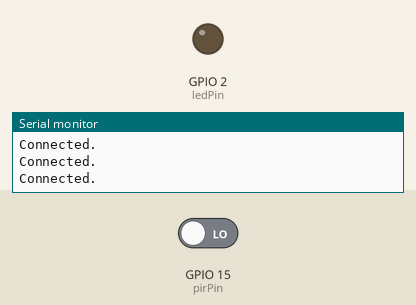
Recording of a sketch running on a simulated ESP32. On the bench: output pins drawn as LEDs (lit = HIGH), the last lines printed to the serial monitor. Inputs (shaded band) come from the test bench; at power-on: GPIO 15 (pirPin) LOW. WiFi joins after 1.5 s; servers stay silent unless stated.

Above: at 9.0 s.
9.1 s: GPIO 15 (pirPin) driven HIGH
At 10.7 s:
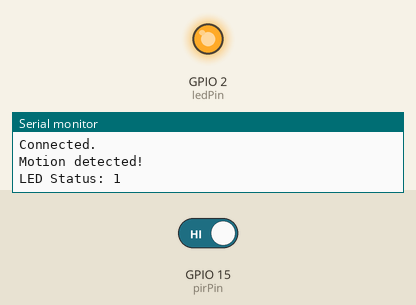
11.9 s: GPIO 15 (pirPin) driven LOW
At 14.4 s:
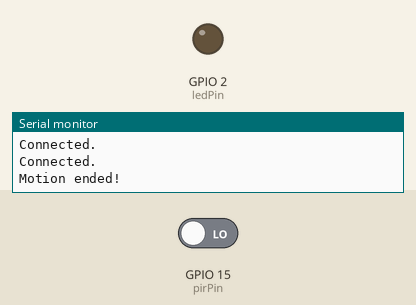
Timing chart, 0 to 15.9 s (numbered marks = the images above; inputs shaded):
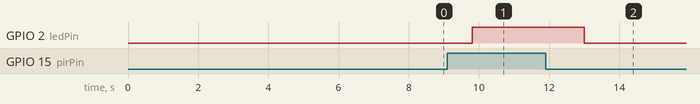

The sketch:

10_PIR_motion_sensor.ino
```cpp
#include "ThingSpeak.h"
#include "WiFi.h"

char ssid[] = "JioFiber-dq6nd";
char pass[] = "anshularchanaanjali";

int ledPin = 2; // choose the pin for the LED
int pirPin = 15; // choose the input pin (for PIR sensor)
int pirState = LOW; // we start, assuming no motion detected
int val = 0; // variable for reading the pin status
int count = 0;
int ledStatus = LOW;

WiFiClient client;

unsigned long myChannelField = 1646198;
const int ChannelField1 = 1;
const int ChannelField2 = 2;
const char * myWriteAPIKey = "XKSN5RYJHH0KN97T";

void setup() {
 pinMode(ledPin, OUTPUT); // declare LED as output
 pinMode(pirPin, INPUT); // declare sensor as input

 Serial.begin(115200);
 WiFi.mode(WIFI_STA);
 ThingSpeak.begin(client);
}

void loop(){
 //-----------------WiFi Setup-------------------//
  if(WiFi.status()!= WL_CONNECTED)
  {
    Serial.print("Attempting to Connect to SSID: ");
    Serial.println("Jio");
  }
  while(WiFi.status()!= WL_CONNECTED)
  {
    WiFi.begin(ssid,pass);
    Serial.print(".");
    delay(5000);
  }
  Serial.println("\nConnected.");
  //--------------------------------------------//

 ledStatus = LOW;
 val = digitalRead(pirPin); // read input value
 if (val == HIGH) { // check if the input is HIGH
 digitalWrite(ledPin, HIGH); // turn LED ON
 count++;
 ledStatus = HIGH;
 if (pirState == LOW) {
 // we have just turned on
 Serial.println("Motion detected!");
 Serial.print("LED Status: ");
 Serial.println(ledStatus);
 // We only want to print on the output change, not state
 pirState = HIGH;
 }
 } else {
 digitalWrite(ledPin, LOW); // turn LED OFF
 if (pirState == HIGH){
 // we have just turned of
 Serial.println("Motion ended!");
 // We only want to print on the output change, not state
 pirState = LOW;
 }
 }
 //-------------Sending Data to ThingSpeak Cloud---------------//
 ThingSpeak.writeField(myChannelField, ChannelField1, count, myWriteAPIKey);
 ThingSpeak.writeField(myChannelField, ChannelField2, ledStatus, myWriteAPIKey);
 delay(1000);
}
```

Measured:
- after the input at 9.1 s, GPIO 2 (ledPin): LOW → HIGH after 0.70 s
- after the input at 11.9 s, GPIO 2 (ledPin): HIGH → LOW after 1.1 s
